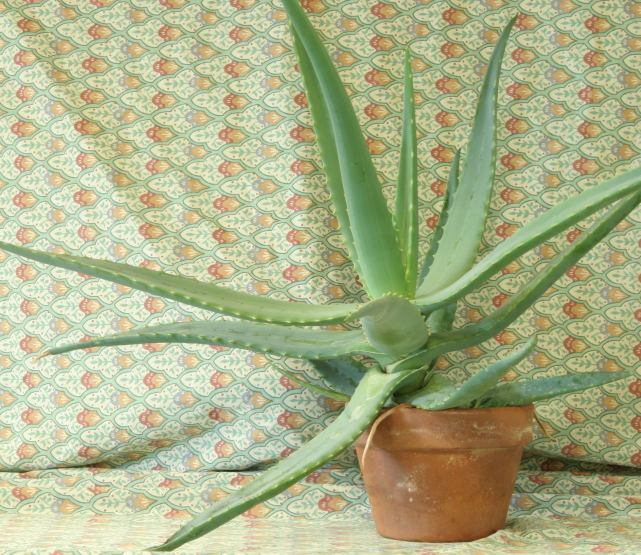
#> input picture vision-lab-9/aloeL.jpg, 1282 x 1110 px (shown at 1/2 size)
$ python depth_map.py
#> lines starting #> are read from the running program, lines starting #| are printed output that depends on the picture
### vision-lab-9/shared_libraries.py
import numpy as np
import cv2 as cv


# [15 lines left out: function stack_images, not called in this run]


def load_images(names,channels=cv.IMREAD_COLOR):
#> called with channels = 0
    images = []
    for name in names:
        print(name)
        image = cv.imread(name, channels)
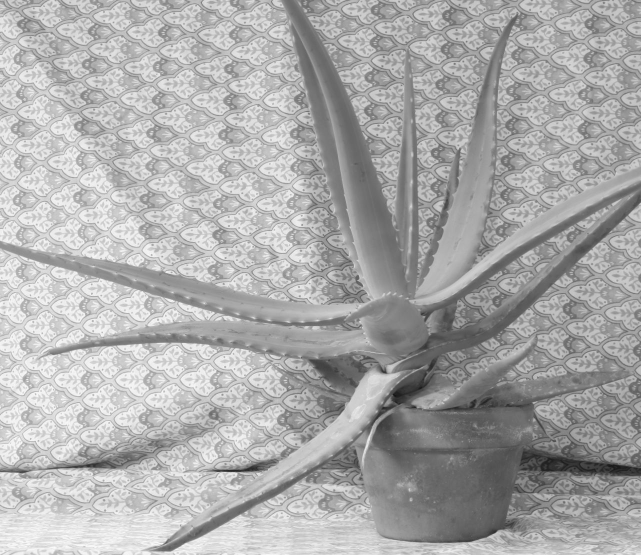
#> image: shape (1110, 1282) (shown at 1/2 size); min 18, max 255, mean 170.8
        if image is None:
            print(f'Could Not load image {name}. Check the path ')
            continue
        images.append(image)
#> pass 2 of the loop in load_images, `for name in names:`:
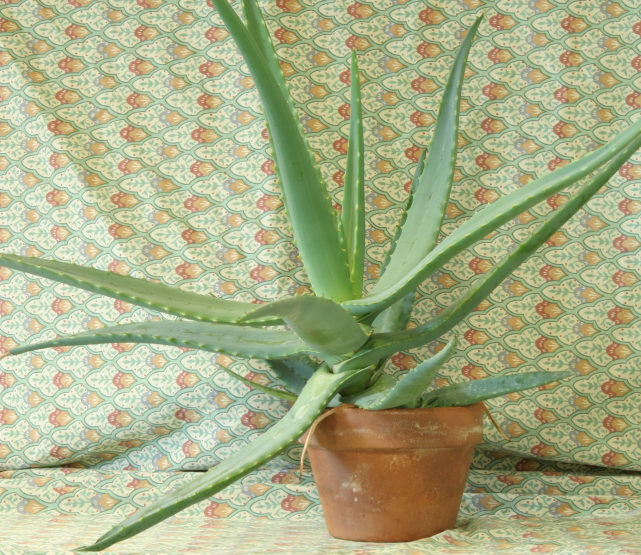
#> input picture vision-lab-9/aloeR.jpg, 1282 x 1110 px (shown at 1/2 size)
#> in load_images, `image = cv.imread(name, channels)`:
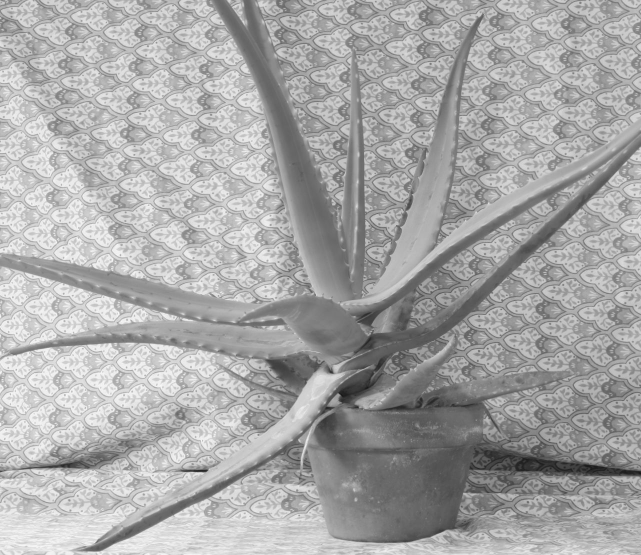
#> image: shape (1110, 1282) (shown at 1/2 size); min 18, max 255, mean 167.8
    if not images:
        raise ValueError("No valid images were loaded. Please check the file paths.")
    if len(images) <= 1:
        image = images[0]
        return image
    return images
# [38 lines left out: functions standard_show, apply_kernel, not called in this run]

### vision-lab-9/depth_map.py
import numpy as np
import cv2 as cv
from matplotlib import pyplot as plt
from shared_libraries import load_images


imgL, imgR = load_images(['aloeL.jpg', 'aloeR.jpg'], cv.IMREAD_GRAYSCALE)
stereo = cv.StereoBM.create(numDisparities=16, blockSize=15)
disparity = stereo.compute(imgL,imgR)
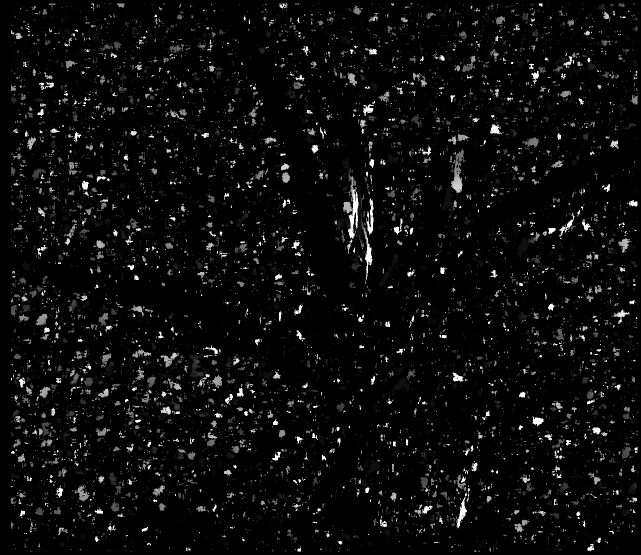
#> disparity: shape (1110, 1282) int16 (shown at 1/2 size); min -16, max 240, mean -4.4; drawn with min black and max white
fig, _ = plt.subplots()
plt.imshow(disparity,'gray')
plt.show()
fig.savefig("figure.png", dpi=300)
